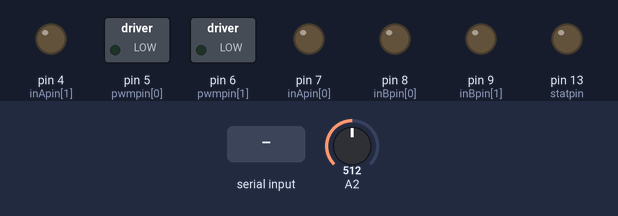
This sketch was run on a simulated Arduino Uno, built with avr-gcc and run on an emulated ATmega328P. On the bench: switched loads named in the sketch (green lamp = pin HIGH), output pins drawn as LEDs (lit = HIGH). The test bench sets the inputs (shaded band); at power-on: A2 = 512. What the sketch prints to the serial monitor is not drawn.

Above: at 1.2 s.
1.3 s: "d" received over Serial
At 2.0 s:
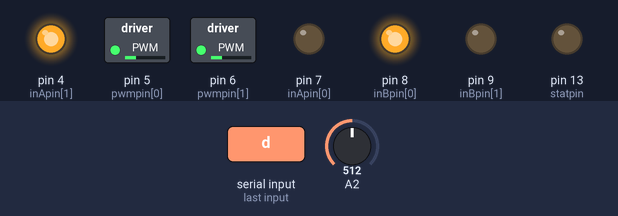
2.8 s: "a" received over Serial
At 3.1 s:
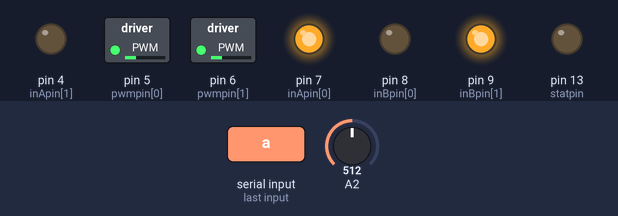
4.3 s: "x" received over Serial
At 5.5 s:
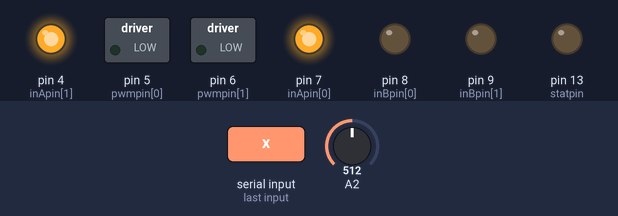
5.8 s: "s90\n" received over Serial
At 6.6 s:
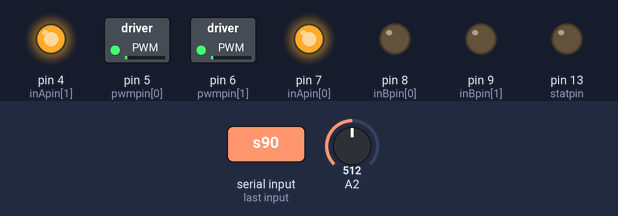
7.3 s: "w90\n" received over Serial
At 7.8 s:
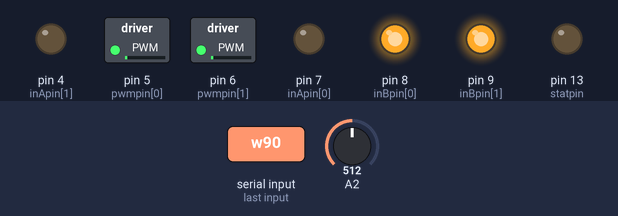
8.8 s: "r90\n" received over Serial
At 10.1 s:
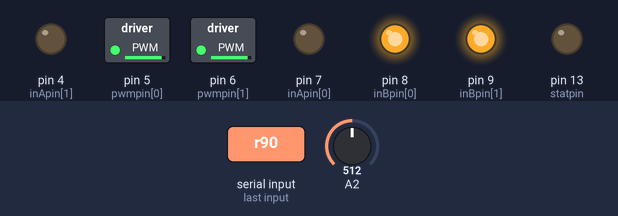
Timing chart, 0 to 11.3 s (numbered marks = the images above; inputs shaded):
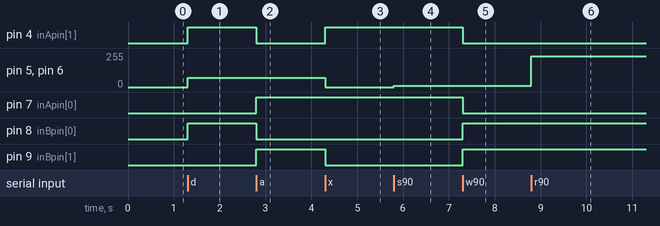

Measured:
- after the input at 1.3 s, pin 4 (inApin[1]), pin 8 (inBpin[0]): LOW → HIGH at once; pin 5 (pwmpin[0]), pin 6 (pwmpin[1]): 0/255 → 70/255 at once
- after the input at 2.8 s, pin 4 (inApin[1]), pin 8 (inBpin[0]): HIGH → LOW at once; pin 7 (inApin[0]), pin 9 (inBpin[1]): LOW → HIGH at once
- after the input at 4.3 s, pin 4 (inApin[1]): LOW → HIGH at once; pin 5 (pwmpin[0]), pin 6 (pwmpin[1]): 70/255 → 0/255 at once; pin 9 (inBpin[1]): HIGH → LOW at once
- after the input at 5.8 s, pin 5 (pwmpin[0]), pin 6 (pwmpin[1]): 0/255 → 10/255 at once
- after the input at 7.3 s, pin 4 (inApin[1]), pin 7 (inApin[0]): HIGH → LOW at once; pin 8 (inBpin[0]), pin 9 (inBpin[1]): LOW → HIGH at once
- after the input at 8.8 s, pin 5 (pwmpin[0]), pin 6 (pwmpin[1]): 10/255 → 232/255 at once

The sketch:

Motor_Code.ino
```cpp
/*

 Use the motorGo(uint8_t motor, uint8_t direct, uint8_t pwm)
 function to get motors going in either CW, CCW, BRAKEVCC, or
 BRAKEGND. Use motorOff(int motor) to turn a specific motor off.

 The motor variable in each function should be either a 0 or a 1.
 pwm in the motorGo function should be a value between 0 and 255.
 */
#define BRAKEVCC 0
#define CW   1
#define CCW  2
#define BRAKEGND 3
#define CS_THRESHOLD 100

/*  VNH2SP30 pin definitions
 xxx[0] controls '1' outputs
 xxx[1] controls '2' outputs */
int inApin[2] = {7, 4};  // INA: Clockwise input
int inBpin[2] = {8, 9}; // INB: Counter-clockwise input
int pwmpin[2] = {5, 6}; // PWM input
int cspin[2] = {2, 3}; // CS: Current sense ANALOG input
int enpin[2] = {0, 1}; // EN: Status of switches output (Analog pin)
int speedVar = 0;
int statpin = 13;
char inData[20]; // Allocate some space for the string
char d1;
char d2;
char d3;
char inChar; // Where to store the character read
byte index = 0; // Index into array; where to store the character

void setup()
{
  Serial.begin(9600);

  pinMode(statpin, OUTPUT);

  // Initialize digital pins as outputs
  for (int i=0; i<2; i++)
  {
    pinMode(inApin[i], OUTPUT);
    pinMode(inBpin[i], OUTPUT);
    pinMode(pwmpin[i], OUTPUT);
  }
  // Initialize braked
  for (int i=0; i<2; i++)
  {
    digitalWrite(inApin[i], LOW);
    digitalWrite(inBpin[i], LOW);
  }
  for(int i = 0; i < 20; i++)
{
  inData[i] = 'n';
}
}


void loop()
{
//0 - motor - m, n, b for both, s for stop, l turn left, r turn right
//1 - orientation - w cw, c ccw,
//2 - speed, depending on orientation..time for turn is 100ms

index = 0;
while(Serial.available() > 0) // Don't read unless
// there you know there is data
   {
       if(index < 19) // One less than the size of the array
       {
           inChar = Serial.read(); // Read a character
           inData[index] = inChar; // Store it
           index++; // Increment where to write next
          // Serial.print("Read" + inChar);
       }
   }

 if(inData[0] != 'n')
{
   Serial.print(" InData");
   d1 = inData[0];
   d2 = inData[1];
   d3 = inData[2];
   String d33 = (String)d3;
   int t = d33.toInt();
   //Serial.print(t + "t");
   speedVar = (t * 10)+10;
   Serial.print(d33 + "");
   //Serial.print("d1 "+ (String)d1 + "d2 "+(String)d2+ "d3 "+ (String)d3 + "spd " + speedVar);
   if(d1 == 'c')
   {
      if(d2 == 's')
      {
          motorGo(1, CW, speedVar);
          Serial.print("*cw 1");
       }
      if(d2 == 'w')
      {
          motorGo(1, CCW, speedVar);
           Serial.print("*ccw 1");
      }
       if(d2 == 'r')
      {
          motorGo(1, CCW, 1000);
          motorGo(0, CCW, 1000);
           Serial.print("*ccw full b");
      }
      if(d2 == 'f')
      {
          motorGo(1, CW, 1000);
          motorGo(0, CW, 1000);
           Serial.print("*ccw full b");
      }
   }
   if(d1 == 'z')
   {
      if(d2 == 's')
      {
          motorGo(0, CW, speedVar);
           Serial.print("*cw 0");
      }
      if(d2 == 'w')
      {
          motorGo(0, CCW, speedVar);
           Serial.print("*ccw 0");
      }
      if(d2 == 'r')
      {
          motorGo(1, CCW, 1000);
          motorGo(0, CCW, 1000);
           Serial.print("*ccw full b");
      }
      if(d2 == 'f')
      {
          motorGo(1, CW, 1000);
          motorGo(0, CW, 1000);
           Serial.print("*ccw full b");
      }
   }

      if(d1 == 's')
      {
          motorGo(1, CW, speedVar);
          motorGo(0, CW, speedVar);
           Serial.print("*cw b");
      }
      if(d1 == 'w')
      {
          motorGo(1, CCW, speedVar);
          motorGo(0, CCW, speedVar);
           Serial.print("*ccw b");
      }
      if(d1 == 'r')
      {
          motorGo(1, CCW, 1000);
          motorGo(0, CCW, 1000);
           Serial.print("*ccw full b");
      }
      if(d1 == 'f')
      {
          motorGo(1, CW, 1000);
          motorGo(0, CW, 1000);
           Serial.print("*ccw full b");
      }
   if(d1 == 'd')
   {
       motorGo(1, CW, 70);
       motorGo(0, CCW, 70);
        Serial.print("*left");
       delay(100);
   }
   if(d1 == 'a')
   {
       motorGo(0, CW, 70);
       motorGo(1, CCW, 70);
        Serial.print("*right");
       delay(100);
   }
   if(d1 == 'x')
   {
       motorGo(0, CW, 0);
       motorGo(1, CW, 0);
       Serial.print(" * off");
   }
}


index = 0;
for(int i = 0; i < 20; i++)
{
  inData[i] = 'n';
}
  if ((analogRead(cspin[0]) < CS_THRESHOLD) && (analogRead(cspin[1]) < CS_THRESHOLD))
    digitalWrite(statpin, HIGH);
}


void motorOff(int motor)
{
  // Initialize braked
  for (int i=0; i<2; i++)
  {
    digitalWrite(inApin[i], LOW);
    digitalWrite(inBpin[i], LOW);
  }
  analogWrite(pwmpin[motor], 0);
}

/* motorGo() will set a motor going in a specific direction
 the motor will continue going in that direction, at that speed
 until told to do otherwise.

 motor: this should be either 0 or 1, will selet which of the two
 motors to be controlled

 direct: Should be between 0 and 3, with the following result
 0: Brake to VCC
 1: Clockwise
 2: CounterClockwise
 3: Brake to GND

 pwm: should be a value between ? and 1023, higher the number, the faster
 it'll go
 */
void motorGo(uint8_t motor, uint8_t direct, uint8_t pwm)
{
  if (motor <= 1)
  {
    if (direct <=4)
    {
      // Set inA[motor]
      if (direct <=1)
        digitalWrite(inApin[motor], HIGH);
      else
        digitalWrite(inApin[motor], LOW);

      // Set inB[motor]
      if ((direct==0)||(direct==2))
        digitalWrite(inBpin[motor], HIGH);
      else
        digitalWrite(inBpin[motor], LOW);

      analogWrite(pwmpin[motor], pwm);
    }
  }
}
```
